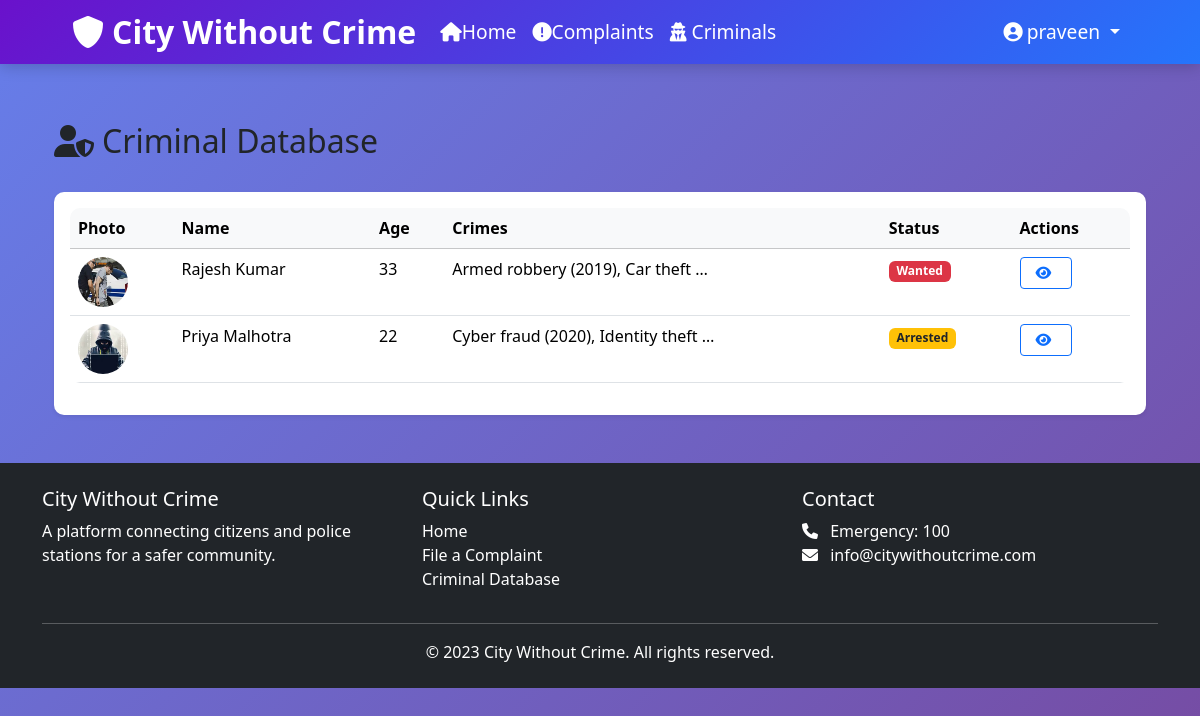
The page /criminals/ (signed in) on the database its author committed.
### cwc_app/models.py (models this page shows, shortened)
class User(AbstractUser):
    email = models.EmailField(unique=True)  # ✅ Yahan add karein
    is_police = models.BooleanField(default=False)
    is_admin = models.BooleanField(default=False)
    station = models.ForeignKey('PoliceStation', on_delete=models.SET_NULL, null=True, blank=True)
    USERNAME_FIELD = 'username'  # Default hi rahega
    REQUIRED_FIELDS = ['email']  # Email required bana de

class Criminal(models.Model):
    name = models.CharField(max_length=100)
    photo = models.ImageField(upload_to='criminal_photos/')
    age = models.IntegerField()
    gender = models.CharField(max_length=10, choices=[('M', 'Male'), ('F', 'Female'), ('O', 'Other')])
    address = models.TextField()
    crimes = models.TextField()
    status = models.CharField(max_length=20, choices=[
        ('WANTED', 'Wanted'),
        ('ARRESTED', 'Arrested'),
        ('RELEASED', 'Released'),
    ])
    added_by = models.ForeignKey(User, on_delete=models.SET_NULL, null=True)
    created_at = models.DateTimeField(auto_now_add=True)
    updated_at = models.DateTimeField(auto_now=True)

### cwc_app/views.py (the view)
# urls.py: path('criminals/', views.criminal_list, name='criminal_list'),
@login_required
def criminal_list(request):
    criminals = Criminal.objects.all().order_by('-created_at')
    return render(request, 'criminals/list.html', {'criminals': criminals})

### templates/criminals/list.html (shortened to what this page needs)
{% extends 'base.html' %}
{% block content %}
<div class="container">
    <div class="d-flex justify-content-between align-items-center mb-4">
        <h2><i class="fas fa-user-shield me-2"></i>Criminal Database</h2>
    </div>
    <div class="card shadow-sm">
        <div class="card-body">
            <div class="table-responsive">
                <table class="table table-hover">
                    <thead class="table-light">
                        <tr>
                            <th>Photo</th>
                            <th>Name</th>
                            <th>Age</th>
                            <th>Crimes</th>
                            <th>Status</th>
                            <th>Actions</th>
                        </tr>
                    </thead>
                    <tbody>
                        {% for criminal in criminals %}
                        <tr>
                            <td>
                                <img src="{{ criminal.photo.url }}" alt="{{ criminal.name }}"
                                     class="rounded-circle" width="50" height="50">
                            </td>
                            <td>{{ criminal.name }}</td>
                            <td>{{ criminal.age }}</td>
                            <td>{{ criminal.crimes|truncatewords:5 }}</td>
                            <td>
                                <span class="badge
                                    {% if criminal.status == 'WANTED' %}bg-danger
                                    {% elif criminal.status == 'ARRESTED' %}bg-warning text-dark
                                    {% else %}bg-success{% endif %}">
                                    {{ criminal.get_status_display }}
                                </span>
                            </td>
                            <td>
                                <a href="{% url 'criminal_detail' criminal.pk %}"
                                   class="btn btn-sm btn-outline-primary" title="View">
                                    <i class="fas fa-eye"></i>
                                </a>
                            </td>
                        </tr>
                        {% empty %}
                        <tr>
                            <td colspan="6" class="text-center py-4">No criminals found in database</td>
                        </tr>
                        {% endfor %}
                    </tbody>
                </table>
            </div>
        </div>
    </div>
</div>
{% endblock %}

### templates/partials/navbar.html (shortened to what this page needs)
<nav class="navbar navbar-expand-lg navbar-dark bg-primary" >
    <div class="container">
        <a class="navbar-brand" href="{% url 'home' %}">
            <i class="fas fa-shield-alt me-2"></i>City Without Crime
        </a>
        <div class="collapse navbar-collapse nav-links" id="navbarNav">
            <ul class="navbar-nav me-auto">
                <li class="nav-item">
                    <a class="nav-link text-white" href="{% url 'home' %}">
                         <i class="fas fa-home"></i>Home</a>
                </li>
                <li class="nav-item">
                    <a class="nav-link text-white" href="{% url 'complaint_list' %}">
                        <i class="fas fa-exclamation-circle"></i>Complaints</a>
                </li>
                <li class="nav-item">
                    <a class="nav-link text-white" href="{% url 'criminal_list' %}">
                        <i class="fas fa-user-secret"></i> Criminals</a>
                </li>
            </ul>
            <ul class="navbar-nav">
                {% if user.is_authenticated %}
                    <li class="nav-item dropdown">
                        <a class="nav-link dropdown-toggle text-white" href="#" id="userDropdown" role="button" data-bs-toggle="dropdown">
                            <i class="fas fa-user-circle me-1"></i>{{ user.username }}
                        </a>
                    </li>
                {% endif %}
            </ul>
        </div>
    </div>
</nav><br><br>

### static/css/style.css (style rules this page uses)
:root { --primary-color: #0d6efd; --secondary-color: #f03848; --success-color: #198754; --danger-color: #dc3545; --warning-color: #ffc107; --info-color: #0dcaf0; --light-color: #f8f9fa; --dark-color: #212529; }
body { background: linear-gradient(135deg, #667eea, #764ba2); background-attachment: fixed; min-height: 100vh; font-family: 'Segoe UI', Tahoma, Geneva, Verdana, sans-serif; background-color: #f5f5f5; padding-top: 50px !important; margin: 0; position: relative; cursor: default; }
.card { transition: transform 0.3s ease, box-shadow 0.3s ease; border: none; border-radius: 10px; box-shadow: 0 4px 6px rgba(0, 0, 0, 0.1); }
.btn { border-radius: 50px; padding: 8px 20px; font-weight: 500; }
.navbar { position: fixed; top: 0; left: 0; width: 100%; background: linear-gradient(135deg, #6a11cb 0%, #2575fc 100%); color: white; padding: 3px 5%; display: flex; justify-content: space-between; align-items: center; box-shadow: 0 2px 15px rgba(0, 0, 0, 0.2); z-index: 1000; transition: all 0.3s ease; }
.navbar-brand { font-size: 2rem !important; font-weight: 700; }
.navbar-nav .nav-link { font-size: 1.2rem !important; font-weight: 500; }
.nav-links { display: flex; list-style: none; }
.nav-links a { color: rgb(22, 26, 247); text-decoration: none; font-weight: 500; font-size: 1.1rem; transition: all 0.3s ease; padding: 8px 12px; border-radius: 4px; }
.navbar-nav .dropdown-toggle { font-size: 1.2rem !important; }
.navbar-brand { font-weight: 700; }
.table { border-radius: 10px; overflow: hidden; }
.btn i { margin-right: 5px; }
.btn.btn-outline-primary { display: inline-flex; align-items: center; padding: 8px 15px; border-radius: 4px; text-decoration: none; color: #0d6efd; border: 1px solid #0d6efd; background-color: transparent; }

### rows shown on the page
User: username "praveen"
Criminal: photo (picture), name "Rajesh Kumar", age "33", crimes "Armed robbery (2019), Car theft …", status "Wanted"
Criminal: photo (picture), name "Priya Malhotra", age "22", crimes "Cyber fraud (2020), Identity theft …", status "Arrested"
